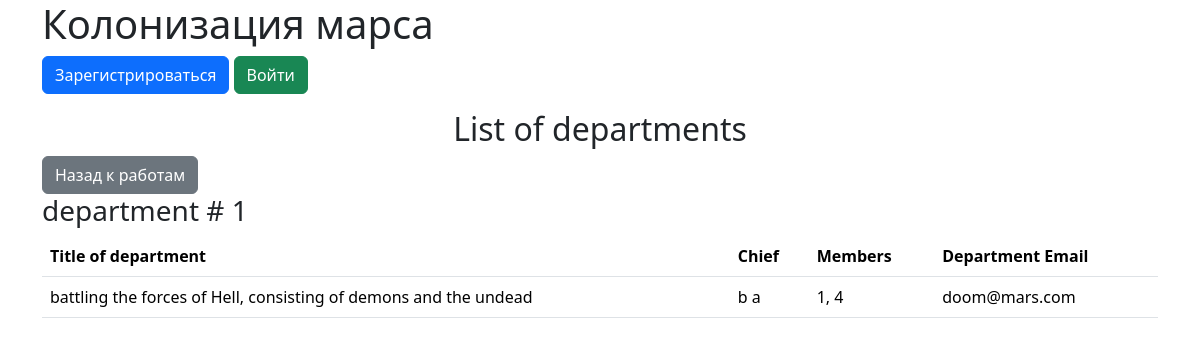
Screenshot of /departments/ with the database file from the repository.
### data/departments.py (models this page shows)
class Department(SqlAlchemyBase):
    __tablename__ = "department"
    id = sqlalchemy.Column(sqlalchemy.Integer,
                           primary_key=True, autoincrement=True)
    title = sqlalchemy.Column(sqlalchemy.String)
    chief = sqlalchemy.Column(sqlalchemy.Integer, sqlalchemy.ForeignKey("users.id"))
    members = sqlalchemy.Column(sqlalchemy.String)
    email = sqlalchemy.Column(sqlalchemy.String)
    user = orm.relationship('User')

### data/users.py (models this page shows, shortened)
class User(SqlAlchemyBase, UserMixin, SerializerMixin):
    __tablename__ = "users"
    id = sqlalchemy.Column(sqlalchemy.Integer,
                           primary_key=True, autoincrement=True)
    surname = sqlalchemy.Column(sqlalchemy.String)
    name = sqlalchemy.Column(sqlalchemy.String)
    age = sqlalchemy.Column(sqlalchemy.Integer)
    position = sqlalchemy.Column(sqlalchemy.String)
    speciality = sqlalchemy.Column(sqlalchemy.String)
    address = sqlalchemy.Column(sqlalchemy.String)
    email = sqlalchemy.Column(sqlalchemy.String, unique=True)
    city_from = sqlalchemy.Column(sqlalchemy.String)
    hashed_password = sqlalchemy.Column(sqlalchemy.String)
    modified_date = sqlalchemy.Column(sqlalchemy.DateTime, default=datetime.datetime.now)
    jobs = orm.relationship("Jobs", back_populates='user')
    departments = orm.relationship("Department", back_populates='user')

### main.py (the view)
@app.route("/departments/")
def departments():
    db_sess = db_session.create_session()
    param = {}
    param["departments"] = db_sess.query(Department).all()
    param["current_user"] = current_user
    return flask.render_template('departments.html', **param)

### data/db_session.py (called while the page is built)
def create_session() -> Session:
    global __factory
    return __factory()

### templates/departments.html (shortened to what this page needs)
{% extends 'base.html' %}
{% block content %}
  <h2 class="text-center">List of departments</h2>
  <a href="/" class="btn btn-secondary">Назад к работам</a>
  {% for department in departments %}
    <h3>department # {{loop.index}}</h3>
    <table class="table">
      <thead>
        <tr>
          <th scope="col">Title of department</th>
          <th scope="col">Chief</th>
          <th scope="col">Members</th>
          <th scope="col">Department Email</th>
        </tr>
      </thead>
      <tbody>
        <tr>
          <td>{{ department.title }}</td>
          <td>{{ department.user.name }} {{ department.user.surname }}</td>
          <td>{{ department.members }}</td>
          <td>{{ department.email }}</td>
        </tr>
      </tbody>
    </table>
  {% endfor %}
{% endblock %}

### rows the page displays
Department: title "battling the forces of Hell, consisting of demons and the undead", user.name "b", user.surname "a", members "1, 4", email "doom@mars.com"
